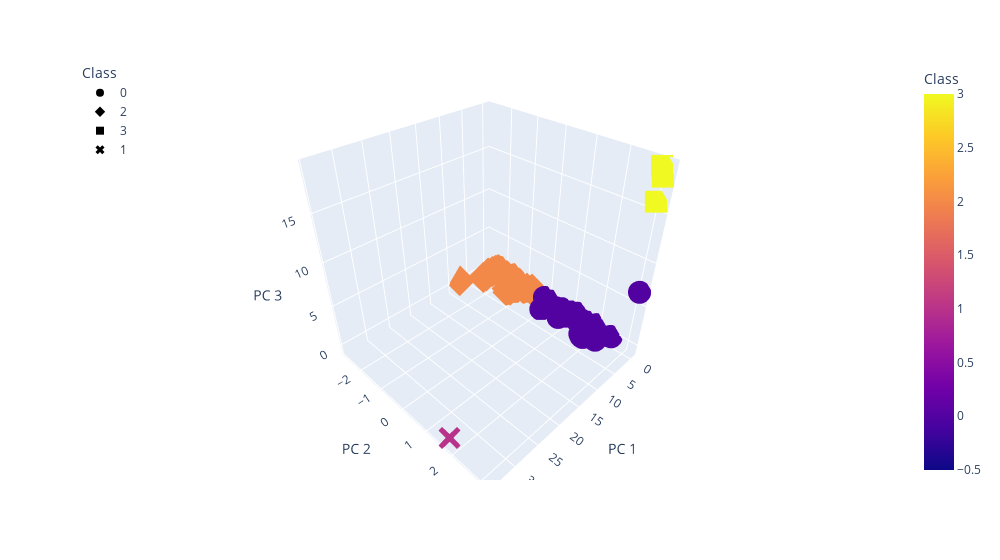

Notebook code cell kept with this figure:
### Markdown cell above
### Deliverable 4: Visualizing Cryptocurrencies Results

#### 3D-Scatter with Clusters

### Code cell
# Creating a 3D-Scatter with the PCA data and the clusters
fig = px.scatter_3d(
    clustered_df,
    x="PC 1",
    y="PC 2",
    z="PC 3",
    color="Class",
    symbol="Class",
    hover_name=("CoinName"),
    hover_data=("CoinName", "Algorithm"),
    width=1000,
)

fig.update_layout(legend=dict(x=0, y=1))
fig.show()

### Figure 1 — Plotly figure (JSON) as saved in the notebook; plotly's stock layout.template omitted (floating-point values rounded to 4 significant figures; data arrays with more than 128 entries replaced by an {"elided": "..."} marker saying what was removed)
{"data": [{"customdata": {"elided": "290x2 str values"}, "hovertemplate": "<b>%{hovertext}</b><br><br>Class=%{marker.color}<br>PC 1=%{x}<br>PC 2=%{y}<br>PC 3=%{z}<br>CoinName=%{customdata[0]}<br>Algorithm=%{customdata[1]}<extra></extra>", "hovertext": {"elided": "290 str values"}, "legendgroup": "0", "marker": {"color": {"elided": "290 int values"}, "coloraxis": "coloraxis", "symbol": "circle"}, "mode": "markers", "name": "0", "scene": "scene", "showlegend": true, "type": "scatter3d", "x": {"elided": "290 float values"}, "y": {"elided": "290 float values"}, "z": {"elided": "290 float values"}}, {"customdata": {"elided": "238x2 str values"}, "hovertemplate": "<b>%{hovertext}</b><br><br>Class=%{marker.color}<br>PC 1=%{x}<br>PC 2=%{y}<br>PC 3=%{z}<br>CoinName=%{customdata[0]}<br>Algorithm=%{customdata[1]}<extra></extra>", "hovertext": {"elided": "238 str values"}, "legendgroup": "2", "marker": {"color": {"elided": "238 int values"}, "coloraxis": "coloraxis", "symbol": "diamond"}, "mode": "markers", "name": "2", "scene": "scene", "showlegend": true, "type": "scatter3d", "x": {"elided": "238 float values"}, "y": {"elided": "238 float values"}, "z": {"elided": "238 float values"}}, {"customdata": [["LitecoinCash", "SHA-256 + Hive"], ["Poa Network", "Proof-of-Authority"], ["Waves", "Leased POS"]], "hovertemplate": "<b>%{hovertext}</b><br><br>Class=%{marker.color}<br>PC 1=%{x}<br>PC 2=%{y}<br>PC 3=%{z}<br>CoinName=%{customdata[0]}<br>Algorithm=%{customdata[1]}<extra></extra>", "hovertext": ["LitecoinCash", "Poa Network", "Waves"], "legendgroup": "3", "marker": {"color": [3, 3, 3], "coloraxis": "coloraxis", "symbol": "square"}, "mode": "markers", "name": "3", "scene": "scene", "showlegend": true, "type": "scatter3d", "x": [-0.3683, -0.4053, -0.4187], "y": [3.022, 2.982, 3.057], "z": [16.08, 19.19, 18.35]}, {"customdata": [["BitTorrent", "TRC10"]], "hovertemplate": "<b>%{hovertext}</b><br><br>Class=%{marker.color}<br>PC 1=%{x}<br>PC 2=%{y}<br>PC 3=%{z}<br>CoinName=%{customdata[0]}<br>Algorithm=%{customdata[1]}<extra></extra>", "hovertext": ["BitTorrent"], "legendgroup": "1", "marker": {"color": [1], "coloraxis": "coloraxis", "symbol": "x"}, "mode": "markers", "name": "1", "scene": "scene", "showlegend": true, "type": "scatter3d", "x": [34.09], "y": [1.725], "z": [-0.4046]}], "layout": {"coloraxis": {"colorbar": {"title": {"text": "Class"}}, "colorscale": [[0, "#0d0887"], [0.1111, "#46039f"], [0.2222, "#7201a8"], [0.3333, "#9c179e"], [0.4444, "#bd3786"], [0.5556, "#d8576b"], [0.6667, "#ed7953"], [0.7778, "#fb9f3a"], [0.8889, "#fdca26"], [1, "#f0f921"]]}, "legend": {"title": {"text": "Class"}, "tracegroupgap": 0, "x": 0, "y": 1}, "margin": {"t": 60}, "scene": {"domain": {"x": [0, 1], "y": [0, 1]}, "xaxis": {"title": {"text": "PC 1"}}, "yaxis": {"title": {"text": "PC 2"}}, "zaxis": {"title": {"text": "PC 3"}}}, "width": 1000}}
